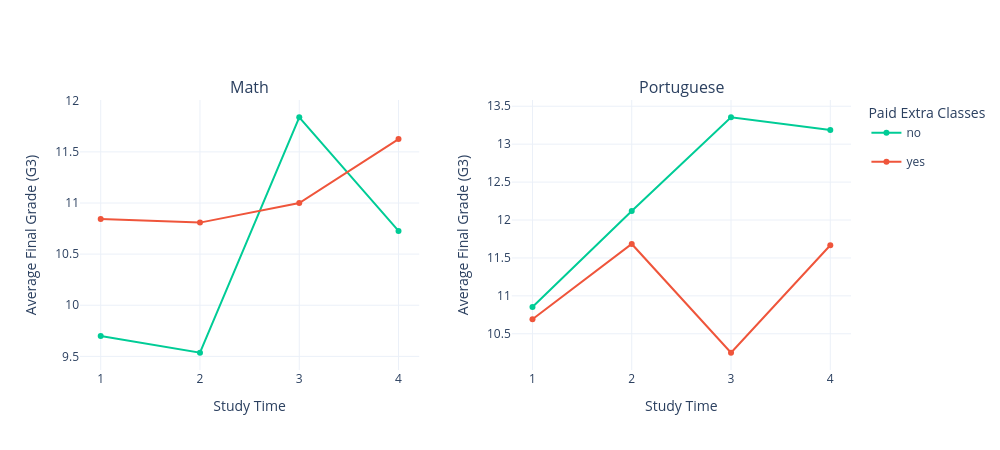

Here is the notebook cell this chart was saved with:
### Code cell
import pandas as pd
import plotly.graph_objects as go
from plotly.subplots import make_subplots

# Load Dataset 3
df3_mat = pd.read_csv("../../data/student-mat.csv", sep=None, engine="python")
df3_por = pd.read_csv("../../data/student-por.csv", sep=None, engine="python")

# Combine Math + Portuguese
df3_mat["Subject"] = "Math"
df3_por["Subject"] = "Portuguese"
df3 = pd.concat([df3_mat, df3_por], ignore_index=True)

# Group by subject, studytime, and paid extra classes
summary = (
    df3.groupby(["Subject", "studytime", "paid"], observed=False)["G3"]
    .mean()
    .reset_index()
)

# Fixed colors for paid status
color_map = {
    "no": "#00CC96",
    "yes": "#EF553B"
}

# Create subplot: Math + Portuguese
fig = make_subplots(
    rows=1,
    cols=2,
    subplot_titles=["Math", "Portuguese"],
    horizontal_spacing=0.12
)

for col, subject in enumerate(["Math", "Portuguese"], start=1):
    temp_subject = summary[summary["Subject"] == subject]
    
    for paid_status in ["no", "yes"]:
        temp = temp_subject[temp_subject["paid"] == paid_status]
        
        fig.add_trace(
            go.Scatter(
                x=temp["studytime"],
                y=temp["G3"],
                mode="lines+markers",
                name=paid_status,
                legendgroup=paid_status,
                showlegend=True if col == 1 else False,
                line=dict(color=color_map[paid_status]),
                marker=dict(color=color_map[paid_status])
            ),
            row=1,
            col=col
        )

fig.update_layout(
    height=450,
    width=1000,
    template="plotly_white",
    legend_title_text="Paid Extra Classes"
)

fig.update_xaxes(
    title_text="Study Time",
    tickmode="array",
    tickvals=[1, 2, 3, 4]
)

fig.update_yaxes(title_text="Average Final Grade (G3)")

fig.show()

### Figure 1 — Plotly figure (JSON) as saved in the notebook; plotly's stock layout.template omitted (floating-point values rounded to 4 significant figures)
{"data": [{"legendgroup": "no", "line": {"color": "#00CC96"}, "marker": {"color": "#00CC96"}, "mode": "lines+markers", "name": "no", "showlegend": true, "type": "scatter", "x": [1, 2, 3, 4], "xaxis": "x", "y": [9.699, 9.535, 11.84, 10.73], "yaxis": "y"}, {"legendgroup": "yes", "line": {"color": "#EF553B"}, "marker": {"color": "#EF553B"}, "mode": "lines+markers", "name": "yes", "showlegend": true, "type": "scatter", "x": [1, 2, 3, 4], "xaxis": "x", "y": [10.84, 10.81, 11.0, 11.62], "yaxis": "y"}, {"legendgroup": "no", "line": {"color": "#00CC96"}, "marker": {"color": "#00CC96"}, "mode": "lines+markers", "name": "no", "showlegend": false, "type": "scatter", "x": [1, 2, 3, 4], "xaxis": "x2", "y": [10.85, 12.12, 13.35, 13.19], "yaxis": "y2"}, {"legendgroup": "yes", "line": {"color": "#EF553B"}, "marker": {"color": "#EF553B"}, "mode": "lines+markers", "name": "yes", "showlegend": false, "type": "scatter", "x": [1, 2, 3, 4], "xaxis": "x2", "y": [10.69, 11.68, 10.25, 11.67], "yaxis": "y2"}], "layout": {"annotations": [{"font": {"size": 16}, "showarrow": false, "text": "Math", "x": 0.22, "xanchor": "center", "xref": "paper", "y": 1, "yanchor": "bottom", "yref": "paper"}, {"font": {"size": 16}, "showarrow": false, "text": "Portuguese", "x": 0.78, "xanchor": "center", "xref": "paper", "y": 1, "yanchor": "bottom", "yref": "paper"}], "height": 450, "legend": {"title": {"text": "Paid Extra Classes"}}, "width": 1000, "xaxis": {"anchor": "y", "domain": [0, 0.44], "tickmode": "array", "tickvals": [1, 2, 3, 4], "title": {"text": "Study Time"}}, "xaxis2": {"anchor": "y2", "domain": [0.56, 1], "tickmode": "array", "tickvals": [1, 2, 3, 4], "title": {"text": "Study Time"}}, "yaxis": {"anchor": "x", "domain": [0, 1], "title": {"text": "Average Final Grade (G3)"}}, "yaxis2": {"anchor": "x2", "domain": [0, 1], "title": {"text": "Average Final Grade (G3)"}}}}
